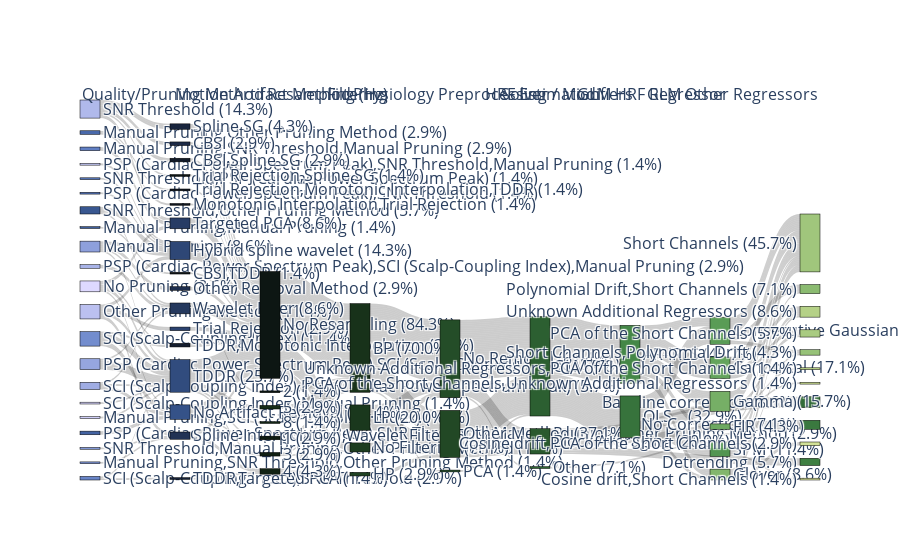

Source (notebook cell):
### Markdown cell above
**Plot Analysis Sankey Diagram**

### Code cell
fig = go.Figure(data=[go.Sankey(
    node=dict(
        pad=15,
        thickness=20,
        line=dict(color='black', width=0.5),
        label=node_labels,
        color= node_colors  # Assign the colors to the nodes
    ),
    link=dict(
        source=source,
        target=target,
        value=value,
        #color= link_colors  # Assign the colors to the links
    )
)])

fig.update_layout(
    autosize=True,
)

## Rename column labels
column_labels = column_list
# remove ":" from elements in column_labels
column_labels = [x.replace(':', '') for x in column_labels]
# rename "Approach" to "Solver / Modifiers"
column_labels = [x.replace('Approach', 'HRF Estimation') for x in column_labels]
# rename "GLM Method" to "Solver / Modifiers"
column_labels = [x.replace('GLM Method', 'Solver / Modifiers') for x in column_labels]
# rename "Removal of the Global Signals during Preprocessing" to "Physiology Preprocessing"
column_labels = [x.replace('Removal of the Global Signals during Preprocessing', 'Physiology Preprocessing') for x in column_labels]
# rename "Resample/Downsample (Hz)" to "Resampling (Hz)"
column_labels = [x.replace('Resample/Downsample (Hz)', 'Resampling (Hz)') for x in column_labels]
# rename "Filtering Coding" to "Filtering"
column_labels = [x.replace('Filtering Coding', 'Filtering') for x in column_labels]

# Calculate the x position for each column's label.
# This is a rough approximation and may need to be adjusted based on the exact look of your Sankey diagram.
x_positions = [i / (len(column_labels) - 1) for i in range(len(column_labels))]

annotations = [
    dict(
        x=x,
        y=1.05,  # Adjust the y-coordinate as per desired placement
        xref='paper',
        yref='paper',
        text=label,
        showarrow=False,
        font=dict(size=16)
    ) for x, label in zip(x_positions, column_labels)
]

# Update the layout with annotations
fig.update_layout(
    annotations=annotations,
    autosize=True,
    font=dict(size=16),  # Set global font size
)

fig.show()
plot(fig, filename='figs/sankey_analysispipeline.html')

### Figure 1 — Plotly figure (JSON) as saved in the notebook; plotly's stock layout.template omitted (floating-point values rounded to 4 significant figures; data arrays with more than 128 entries replaced by an {"elided": "..."} marker saying what was removed)
{"data": [{"link": {"source": {"elided": "530 int values"}, "target": {"elided": "530 int values"}, "value": {"elided": "530 int values"}}, "node": {"color": ["rgba(222,217,255, 1)", "rgba(214,211,251, 1)", "rgba(206,205,248, 1)", "rgba(195,198,243, 1)", "rgba(187,192,240, 1)", "rgba(176,185,235, 1)", "rgba(168,179,232, 1)", "rgba(160,173,228, 1)", "rgba(150,166,223, 1)", "rgba(142,160,220, 1)", "rgba(131,153,215, 1)", "rgba(123,147,211, 1)", "rgba(115,141,206, 1)", "rgba(105,133,200, 1)", "rgba(97,127,195, 1)", "rgba(87,119,186, 1)", "rgba(81,113,180, 1)", "rgba(73,105,170, 1)", "rgba(67,99,162, 1)", "rgba(62,94,154, 1)", "rgba(57,87,144, 1)", "rgba(53,82,136, 1)", "rgba(49,76,126, 1)", "rgba(46,71,118, 1)", "rgba(43,66,111, 1)", "rgba(39,60,101, 1)", "rgba(36,56,93, 1)", "rgba(33,50,84, 1)", "rgba(30,46,77, 1)", "rgba(28,42,70, 1)", "rgba(25,37,61, 1)", "rgba(22,33,54, 1)", "rgba(20,29,46, 1)", "rgba(18,26,40, 1)", "rgba(17,23,33, 1)", "rgba(15,21,29, 1)", "rgba(14,21,25, 1)", "rgba(13,21,21, 1)", "rgba(13,22,19, 1)", "rgba(14,25,18, 1)", "rgba(15,28,18, 1)", "rgba(17,31,18, 1)", "rgba(18,35,20, 1)", "rgba(20,39,22, 1)", "rgba(22,45,24, 1)", "rgba(24,50,26, 1)", "rgba(26,56,29, 1)", "rgba(29,61,32, 1)", "rgba(31,66,34, 1)", "rgba(34,72,37, 1)", "rgba(36,77,40, 1)", "rgba(39,84,44, 1)", "rgba(42,90,46, 1)", "rgba(44,95,49, 1)", "rgba(48,102,53, 1)", "rgba(51,108,56, 1)", "rgba(55,115,60, 1)", "rgba(58,121,63, 1)", "rgba(62,127,66, 1)", "rgba(68,135,71, 1)", "rgba(74,141,75, 1)", "rgba(82,149,81, 1)", "rgba(90,156,86, 1)", "rgba(100,164,92, 1)", "rgba(109,169,97, 1)", "rgba(118,175,102, 1)", "rgba(130,182,108, 1)", "rgba(139,187,113, 1)", "rgba(151,194,120, 1)", "rgba(160,198,124, 1)", "rgba(169,203,129, 1)", "rgba(181,209,135, 1)", "rgba(189,214,140, 1)", "rgba(201,220,146, 1)", "rgba(210,225,151, 1)", "rgba(219,230,155, 1)"], "label": ["No Pruning (8.6%)", "SCI (Scalp-Coupling Index),Manual Pruning (1.4%)", "Manual Pruning,SCI (Scalp-Coupling Index) (1.4%)", "PSP (Cardiac Power Spectrum Peak),SNR Threshold,Manual Pruning (1.4%)", "Other Pruning Method (11.4%)", "SNR Threshold (14.3%)", "PSP (Cardiac Power Spectrum Peak),SCI (Scalp-Coupling Index),Manual Pruning (2.9%)", "SCI (Scalp-Coupling Index),PSP (Cardiac Power Spectrum Peak) (5.7%)", "PSP (Cardiac Power Spectrum Peak),SCI (Scalp-Coupling Index) (8.6%)", "Manual Pruning (8.6%)", "SNR Threshold,Manual Pruning,Other Pruning Method (1.4%)", "Manual Pruning,SNR Threshold,Other Pruning Method (1.4%)", "SCI (Scalp-Coupling Index) (11.4%)", "SCI (Scalp-Coupling Index),SNR Threshold (2.9%)", "Manual Pruning,SNR Threshold,Manual Pruning (2.9%)", "SNR Threshold,PSP (Cardiac Power Spectrum Peak) (1.4%)", "PSP (Cardiac Power Spectrum Peak),SNR Threshold (1.4%)", "Manual Pruning,Other Pruning Method (2.9%)", "PSP (Cardiac Power Spectrum Peak),SNR Threshold,Manual Pruning,Other Pruning Method (2.9%)", "Manual Pruning,Manual Pruning (1.4%)", "SNR Threshold,Other Pruning Method (5.7%)", "No Artifact Removal (11.4%)", "TDDR (25.7%)", "Hybrid spline wavelet (14.3%)", "Trial Rejection (2.9%)", "Targeted PCA (8.6%)", "Wavelet Filter (8.6%)", "Spline Interpolation,Wavelet Filter (5.7%)", "Other Removal Method (2.9%)", "CBSI (2.9%)", "Spline SG (4.3%)", "TDDR,Targeted PCA (1.4%)", "TDDR,Monotonic Interpolation (2.9%)", "CBSI,Spline SG (2.9%)", "Trial Rejection,Monotonic Interpolation,TDDR (1.4%)", "Monotonic Interpolation,Trial Rejection (1.4%)", "CBSI,TDDR (1.4%)", "Trial Rejection,Spline SG (1.4%)", "No Resampling (84.3%)", "2 (1.4%)", "1 (2.9%)", "3 (2.9%)", "4 (4.3%)", "8 (1.4%)", "5 (2.9%)", "BP (70.0%)", "LP (20.0%)", "No Filtering (7.1%)", "HP (2.9%)", "Other Method (37.1%)", "No Removal (61.4%)", "PCA (1.4%)", "Block Averaging (20.0%)", "GLM (78.6%)", "Other (7.1%)", "Baseline correction (8.6%)", "OLS    (32.9%)", "No Correction (7.1%)", "Detrending (5.7%)", "AR-IRLS (45.7%)", " (21.4%)", "SPM (11.4%)", "Consecutive Gaussian (21.4%)", "Canonical (17.1%)", "FIR (4.3%)", "Gamma (15.7%)", "Glover (8.6%)", "Polynomial Drift,Short Channels (7.1%)", "Short Channels,Polynomial Drift (4.3%)", "Short Channels (45.7%)", "PCA of the Short Channels (5.7%)", "Unknown Additional Regressors (8.6%)", "Unknown Additional Regressors,PCA of the Short Channels (1.4%)", "PCA of the Short Channels,Unknown Additional Regressors (1.4%)", "Cosine drift,PCA of the Short Channels (2.9%)", "Cosine drift,Short Channels (1.4%)"], "line": {"color": "black", "width": 0.5}, "pad": 15, "thickness": 20}, "type": "sankey"}], "layout": {"annotations": [{"font": {"size": 16}, "showarrow": false, "text": "Quality/Pruning Method", "x": 0, "xref": "paper", "y": 1.05, "yref": "paper"}, {"font": {"size": 16}, "showarrow": false, "text": "Motion Artifact Method", "x": 0.125, "xref": "paper", "y": 1.05, "yref": "paper"}, {"font": {"size": 16}, "showarrow": false, "text": "Resampling (Hz)", "x": 0.25, "xref": "paper", "y": 1.05, "yref": "paper"}, {"font": {"size": 16}, "showarrow": false, "text": "Filtering", "x": 0.375, "xref": "paper", "y": 1.05, "yref": "paper"}, {"font": {"size": 16}, "showarrow": false, "text": "Physiology Preprocessing", "x": 0.5, "xref": "paper", "y": 1.05, "yref": "paper"}, {"font": {"size": 16}, "showarrow": false, "text": "HRF Estimation", "x": 0.625, "xref": "paper", "y": 1.05, "yref": "paper"}, {"font": {"size": 16}, "showarrow": false, "text": "Solver / Modifiers", "x": 0.75, "xref": "paper", "y": 1.05, "yref": "paper"}, {"font": {"size": 16}, "showarrow": false, "text": "GLM HRF Regressor", "x": 0.875, "xref": "paper", "y": 1.05, "yref": "paper"}, {"font": {"size": 16}, "showarrow": false, "text": "GLM Other Regressors", "x": 1, "xref": "paper", "y": 1.05, "yref": "paper"}], "autosize": true, "font": {"size": 16}}}
